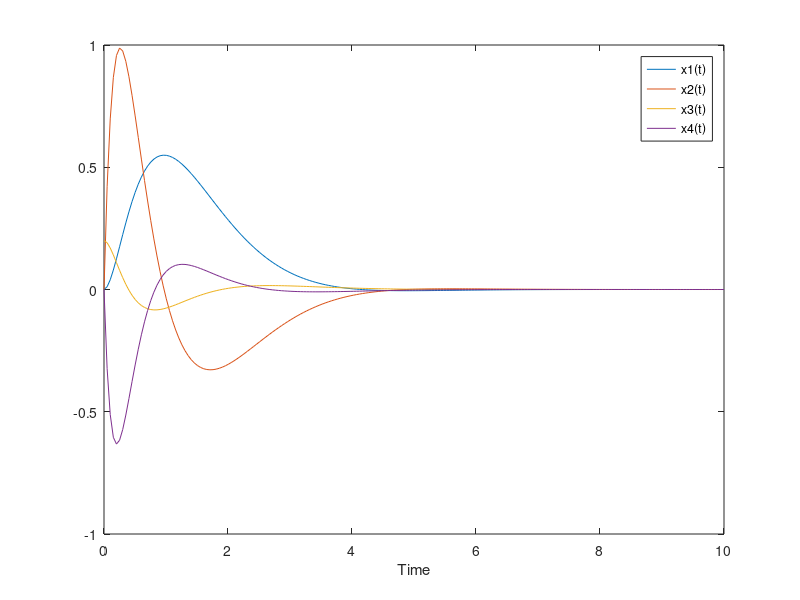

Write the MATLAB code that produced this figure.
# "invpLQR.m"
global A bb KKopt
### システム行列 (倒立振子)###
n=4;
M=2/3; m=1/3; l=1; g=9.8;
A=[0,1,0,0; 0,0,-m/M*g,0; 0,0,0,1; 0,0,(M+m)/(M*l)*g,0];
bb=[0;1/M;0;-1/(M*l)];
### 無限時間最適レギュレータ ###
Q=diag([10,3,7,3]); #状態x(t)の重み
R=2;                #入力u(t)の重み
[KKopt,PP,EE]=lqr(A,bb,Q,R) #最適レギュレータを求める
### シミュレーション ###
function dx=eos(x,t)
 global A bb KKopt;
 ut = -KKopt*x;
 dx = A*x + bb*ut;
endfunction
tt=linspace(0,10,200);
xx=lsode("eos",[0;0;0.2;0],tt);
plot(tt,xx,[";x1(t);";";x2(t);";";x3(t);";";x4(t);"]);
xlabel("Time");drawnow;
save invpLQR.dat KKopt;